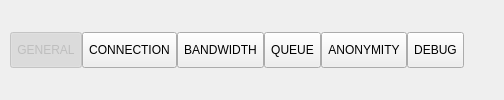
           <widget class="TabButtonPanel" name="settings_tab" native="true">
            <property name="sizePolicy">
             <sizepolicy hsizetype="Preferred" vsizetype="Preferred">
              <horstretch>0</horstretch>
              <verstretch>0</verstretch>
             </sizepolicy>
            </property>
            <property name="minimumSize">
             <size>
              <width>0</width>
              <height>0</height>
             </size>
            </property>
            <property name="styleSheet">
             <string notr="true"/>
            </property>
            <layout class="QHBoxLayout" name="horizontalLayout_9">
             <property name="spacing">
              <number>0</number>
             </property>
             <property name="leftMargin">
              <number>0</number>
             </property>
             <property name="topMargin">
              <number>0</number>
             </property>
             <property name="rightMargin">
              <number>0</number>
             </property>
             <property name="bottomMargin">
              <number>0</number>
             </property>
             <item>
              <spacer name="horizontalSpacer_11">
               <property name="orientation">
                <enum>Qt::Horizontal</enum>
               </property>
               <property name="sizeType">
                <enum>QSizePolicy::Fixed</enum>
               </property>
               <property name="sizeHint" stdset="0">
                <size>
                 <width>10</width>
                 <height>20</height>
                </size>
               </property>
              </spacer>
             </item>
             <item>
              <widget class="UnderlineTabButton" name="settings_general_button">
               <property name="enabled">
                <bool>false</bool>
               </property>
               <property name="sizePolicy">
                <sizepolicy hsizetype="Minimum" vsizetype="Fixed">
                 <horstretch>0</horstretch>
                 <verstretch>0</verstretch>
                </sizepolicy>
               </property>
               <property name="minimumSize">
                <size>
                 <width>0</width>
                 <height>36</height>
                </size>
               </property>
               <property name="maximumSize">
                <size>
                 <width>16777215</width>
                 <height>36</height>
                </size>
               </property>
               <property name="cursor">
                <cursorShape>PointingHandCursor</cursorShape>
               </property>
               <property name="styleSheet">
                <string notr="true"/>
               </property>
               <property name="text">
                <string>GENERAL</string>
               </property>
               <property name="checkable">
                <bool>true</bool>
               </property>
               <property name="checked">
                <bool>true</bool>
               </property>
              </widget>
             </item>
             <item>
              <widget class="UnderlineTabButton" name="settings_connection_button">
               <property name="sizePolicy">
                <sizepolicy hsizetype="Minimum" vsizetype="Fixed">
                 <horstretch>0</horstretch>
                 <verstretch>0</verstretch>
                </sizepolicy>
               </property>
               <property name="minimumSize">
                <size>
                 <width>0</width>
                 <height>36</height>
                </size>
               </property>
               <property name="maximumSize">
                <size>
                 <width>16777215</width>
                 <height>36</height>
                </size>
               </property>
               <property name="cursor">
                <cursorShape>PointingHandCursor</cursorShape>
               </property>
               <property name="styleSheet">
                <string notr="true"/>
               </property>
               <property name="text">
                <string>CONNECTION</string>
               </property>
               <property name="checkable">
                <bool>true</bool>
               </property>
              </widget>
             </item>
             <item>
              <widget class="UnderlineTabButton" name="settings_bandwidth_button">
               <property name="sizePolicy">
                <sizepolicy hsizetype="Minimum" vsizetype="Fixed">
                 <horstretch>0</horstretch>
                 <verstretch>0</verstretch>
                </sizepolicy>
               </property>
               <property name="minimumSize">
                <size>
                 <width>0</width>
                 <height>36</height>
                </size>
               </property>
               <property name="maximumSize">
                <size>
                 <width>16777215</width>
                 <height>36</height>
                </size>
               </property>
               <property name="cursor">
                <cursorShape>PointingHandCursor</cursorShape>
               </property>
               <property name="styleSheet">
                <string notr="true"/>
               </property>
               <property name="text">
                <string>BANDWIDTH</string>
               </property>
               <property name="checkable">
                <bool>true</bool>
               </property>
              </widget>
             </item>
             <item>
              <widget class="UnderlineTabButton" name="settings_seeding_button">
               <property name="sizePolicy">
                <sizepolicy hsizetype="Minimum" vsizetype="Fixed">
                 <horstretch>0</horstretch>
                 <verstretch>0</verstretch>
                </sizepolicy>
               </property>
               <property name="minimumSize">
                <size>
                 <width>0</width>
                 <height>36</height>
                </size>
               </property>
               <property name="cursor">
                <cursorShape>PointingHandCursor</cursorShape>
               </property>
               <property name="styleSheet">
                <string notr="true"/>
               </property>
               <property name="text">
                <string>QUEUE</string>
               </property>
               <property name="checkable">
                <bool>true</bool>
               </property>
              </widget>
             </item>
             <item>
              <widget class="UnderlineTabButton" name="settings_anonymity_button">
               <property name="sizePolicy">
                <sizepolicy hsizetype="Minimum" vsizetype="Fixed">
                 <horstretch>0</horstretch>
                 <verstretch>0</verstretch>
                </sizepolicy>
               </property>
               <property name="minimumSize">
                <size>
                 <width>0</width>
                 <height>36</height>
                </size>
               </property>
               <property name="maximumSize">
                <size>
                 <width>16777215</width>
                 <height>36</height>
                </size>
               </property>
               <property name="cursor">
                <cursorShape>PointingHandCursor</cursorShape>
               </property>
               <property name="styleSheet">
                <string notr="true"/>
               </property>
               <property name="text">
                <string>ANONYMITY</string>
               </property>
               <property name="checkable">
                <bool>true</bool>
               </property>
              </widget>
             </item>
             <item>
              <widget class="UnderlineTabButton" name="settings_debug_button">
               <property name="sizePolicy">
                <sizepolicy hsizetype="Minimum" vsizetype="Fixed">
                 <horstretch>0</horstretch>
                 <verstretch>0</verstretch>
                </sizepolicy>
               </property>
               <property name="minimumSize">
                <size>
                 <width>0</width>
                 <height>36</height>
                </size>
               </property>
               <property name="maximumSize">
                <size>
                 <width>16777215</width>
                 <height>36</height>
                </size>
               </property>
               <property name="cursor">
                <cursorShape>PointingHandCursor</cursorShape>
               </property>
               <property name="styleSheet">
                <string notr="true"/>
               </property>
               <property name="text">
                <string>DEBUG</string>
               </property>
               <property name="checkable">
                <bool>true</bool>
               </property>
              </widget>
             </item>
             <item>
              <spacer name="horizontalSpacer_10">
               <property name="orientation">
                <enum>Qt::Horizontal</enum>
               </property>
               <property name="sizeHint" stdset="0">
                <size>
                 <width>40</width>
                 <height>20</height>
                </size>
               </property>
              </spacer>
             </item>
            </layout>
           </widget>
